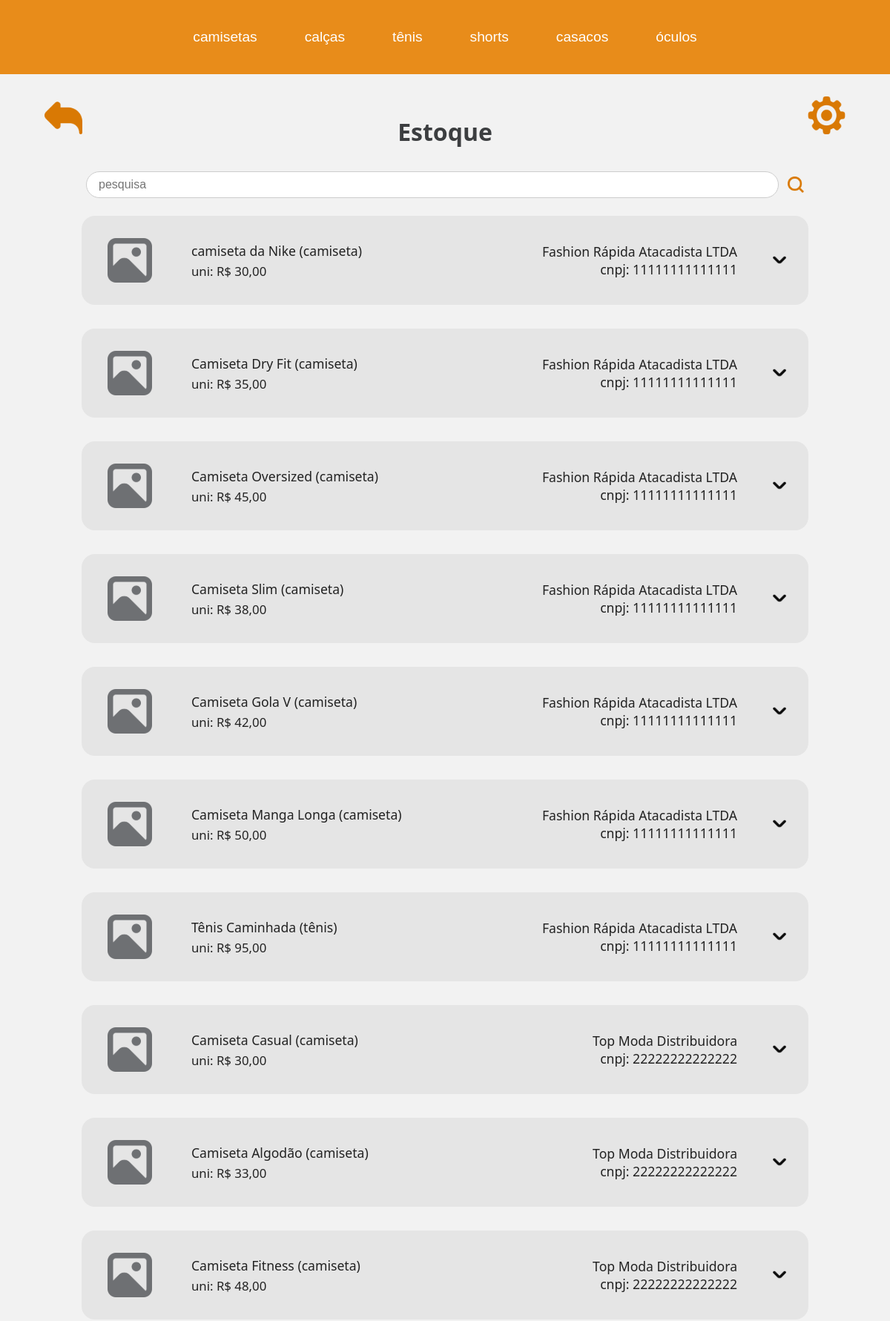
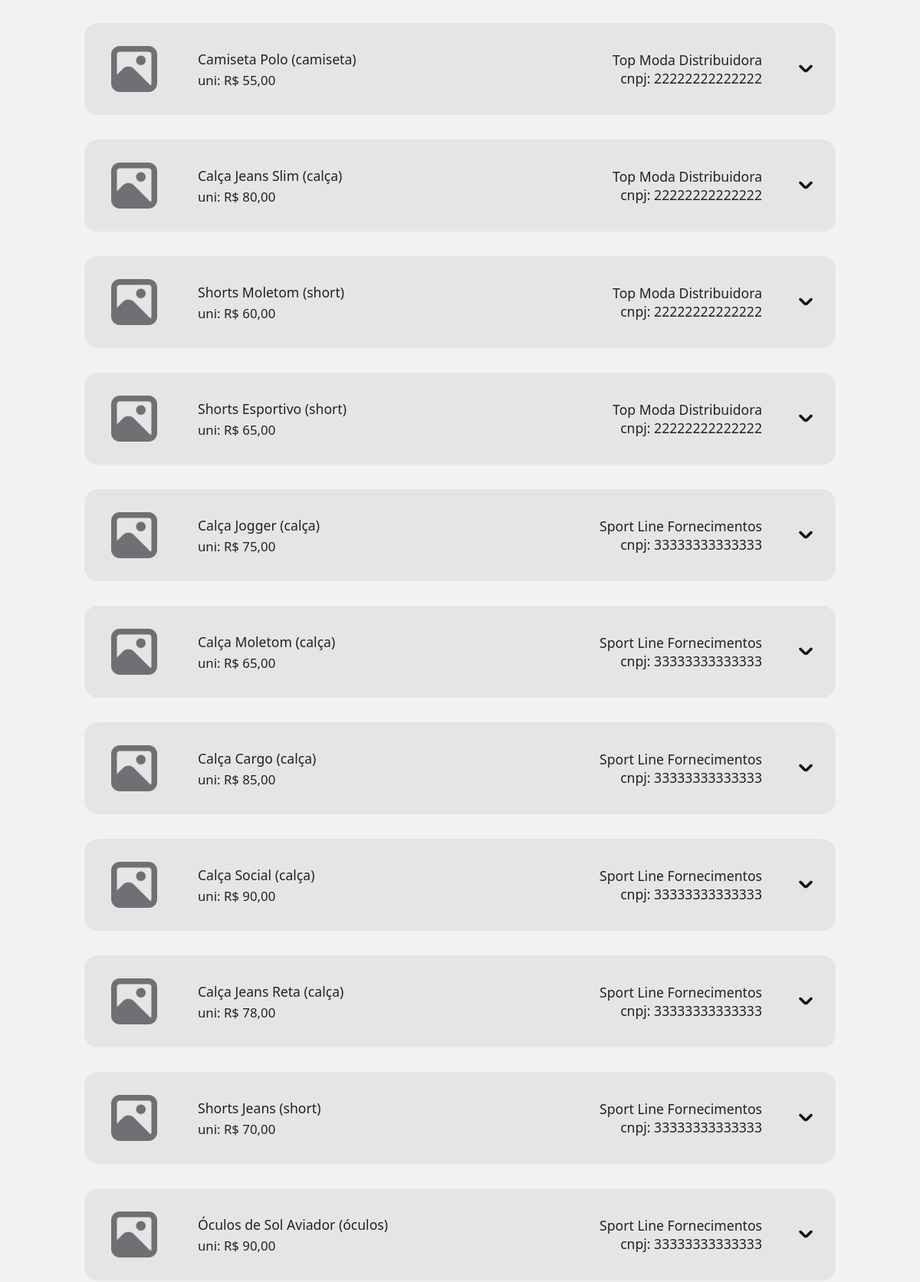
Page /paginas/estoque.php (upper part) on the committed database (2 pictures, top to bottom).
### tables this page shows
CREATE TABLE IF NOT EXISTS produto (
  idproduto INT NOT NULL AUTO_INCREMENT,
  nome VARCHAR(200) NOT NULL,
  quantidade_estoque INT NOT NULL,
  preco_uni DOUBLE NOT NULL,
  cor VARCHAR(45) NOT NULL,
  idtipo_produto INT NOT NULL,
  PRIMARY KEY (idproduto),
  FOREIGN KEY (idtipo_produto) REFERENCES tipo_produto(idtipo_produto)
);

CREATE TABLE IF NOT EXISTS tipo_produto(
  idtipo_produto INT NOT NULL AUTO_INCREMENT,
  tipo VARCHAR(100) NOT NULL,
  PRIMARY KEY (idtipo_produto)
);

CREATE TABLE IF NOT EXISTS fornecedor(
  idfornecedor INT NOT NULL AUTO_INCREMENT,
  nome VARCHAR(200) NOT NULL,
  cnpj VARCHAR(15) NOT NULL,
  PRIMARY KEY (idfornecedor)
);

### paginas/estoque.php (the view, shortened to what this page needs)
<!DOCTYPE html>
<html lang="pt-br">
<head>
    <link rel="stylesheet" href="../assets/css/style.css">
    <link rel="stylesheet" href="../assets/css/headerStyle.css">
    <link rel="stylesheet" href="../assets/css/estoqueStyle.css">
</head>
<body>
    <?php include 'header.php'; ?>
    <div class="settings-icon left">
        <a href="home.php"><img src="../assets/img/voltar.svg" alt="Voltar"></a>
    </div>
    <div class="settings-icon right">
        <a href="/Loja-de-roupa/index.php"><img src="/Loja-de-roupa/assets/img/gear.svg" alt="Configurações"></a>
    </div>
    <div class="estoque-container">
        <div class="estoque-header">
            <div class="estoque-title">Estoque</div>
        </div>
        <form class="estoque-search">
            <input type="text" placeholder="pesquisa" name="pesquisa">
            <button type="submit" class="estoque-search-btn"><img src="../assets/img/lupa.svg" alt="Buscar"></button>
        </form>
        <div class="estoque-lista">
            <?php
            include_once '../db/conexao.php';
            $where = '';
            $sql = "SELECT produto.nome AS nome_p,
                            tipo_produto.tipo,
                            produto.preco_uni,
                            fornecedor.nome AS nome_f,
                            fornecedor.cnpj
                            FROM produto
                            JOIN tipo_produto ON produto.idtipo_produto = tipo_produto.idtipo_produto
                            JOIN produtos_fornecidos pf ON produto.idproduto = pf.idproduto
                            JOIN fornecedor ON pf.idfornecedor = fornecedor.idfornecedor $where";
            $result = mysqli_query($conn, $sql);
            if ($result && mysqli_num_rows($result) > 0) {
                while ($row = mysqli_fetch_assoc($result)) {
            ?>
            <div class="estoque-card">
                <div class="estoque-card-img">
                    <img src="../assets/img/prod_img.svg" alt="Produto">
                </div>
                <div class="estoque-card-info">
                    <div class="estoque-card-title"><?php echo $row['nome_p'] . ' (' . $row['tipo'] . ')'; ?></div>
                    <div class="estoque-card-preco">uni: R$ <?php echo number_format($row['preco_uni'], 2, ',', '.'); ?></div>
                </div>
                <div class="estoque-card-fornecedor">
                    <?php echo $row['nome_f']; ?><br>
                    <span class="estoque-card-cnpj">cnpj: <?php echo $row['cnpj']; ?></span>
                </div>
                <div class="estoque-card-actions">
                    <img src="../assets/img/drop.svg" alt="Mais opções" class="dropdown">
                </div>
            </div>
            <?php
                }
            } else {
                echo "<p style='margin: 20px;'>Nenhum produto encontrado.</p>";
            }
            ?>
        </div>
    </div>
</body>
</html>

### assets/css/style.css (style rules this page uses)
body { margin: 0; padding: 0; background: #F2F2F2; font-family: 'Segoe UI', Arial, sans-serif; }
.settings-icon { position: absolute; top: 72px; z-index: 3; }
.settings-icon img { width: 51px; height: 51px; cursor: pointer; }
.settings-icon.left { left: 60px; }
.settings-icon.right { right: 60px; }

### assets/css/estoqueStyle.css (style rules this page uses)
.estoque-container { padding: 32px 48px; height: 100vh; box-sizing: border-box; overflow-y: auto; position: relative; }
.estoque-header { display: flex; align-items: center; justify-content: space-between; position: relative; }
.estoque-title { font-size: 2rem; font-weight: bold; margin: 0 auto; color: #3C3E40 !important; }
.estoque-search { margin: 32px 0 24px 0; display: flex; align-items: center; gap: 8px; justify-content: center; }
.estoque-search input { width: 900px; max-width: 100%; padding: 8px 16px; border-radius: 20px; border: 1px solid #ccc; font-size: 1rem; }
.estoque-search-btn { background: none; border: none; cursor: pointer; padding: 0 0 0 4px; display: flex; align-items: center; }
.estoque-search-btn img { width: 22px; }
.estoque-lista { display: flex; flex-direction: column; gap: 32px; align-items: center; }
.estoque-card { display: flex; align-items: center; background: #e5e5e5; border-radius: 18px; padding: 8px 25px; width: 980px; max-width: 100%; min-height: 120px; box-sizing: border-box; gap: 25px; }
.estoque-card-img { border-radius: 12px; width: 80px; height: 80px; display: flex; align-items: center; justify-content: center; }
.estoque-card-img img { width: 60px; }
.estoque-card-info { display: flex; flex-direction: column; justify-content: center; flex: 1; margin-left: 18px; }
.estoque-card-title, .estoque-card-fornecedor { font-size: 1.1rem; font-weight: 500; color: #222; }
.estoque-card-preco { font-size: 1.05rem; color: #222; margin-top: 4px; }
.estoque-card-fornecedor { min-width: 220px; text-align: right; margin-right: 18px; }
.estoque-card-actions { display: flex; align-items: center; justify-content: flex-end; }
.estoque-card-cnpj { font-weight: normal; }
.estoque-card-actions .dropdown { width: 28px; vertical-align: middle; cursor: pointer; }
.settings-icon { top: 130px; }

### rows in the picture
produto: nome "camiseta da Nike", idtipo_produto.tipo "camiseta", preco_uni "30,00", fornecedor.nome "Fashion Rápida Atacadista LTDA", fornecedor.cnpj "11111111111111"
produto: nome "Camiseta Dry Fit", idtipo_produto.tipo "camiseta", preco_uni "35,00", fornecedor.nome "Fashion Rápida Atacadista LTDA", fornecedor.cnpj "11111111111111"
produto: nome "Camiseta Oversized", idtipo_produto.tipo "camiseta", preco_uni "45,00", fornecedor.nome "Fashion Rápida Atacadista LTDA", fornecedor.cnpj "11111111111111"
produto: nome "Camiseta Slim", idtipo_produto.tipo "camiseta", preco_uni "38,00", fornecedor.nome "Fashion Rápida Atacadista LTDA", fornecedor.cnpj "11111111111111"
produto: nome "Camiseta Gola V", idtipo_produto.tipo "camiseta", preco_uni "42,00", fornecedor.nome "Fashion Rápida Atacadista LTDA", fornecedor.cnpj "11111111111111"
produto: nome "Camiseta Manga Longa", idtipo_produto.tipo "camiseta", preco_uni "50,00", fornecedor.nome "Fashion Rápida Atacadista LTDA", fornecedor.cnpj "11111111111111"
produto: nome "Tênis Caminhada", idtipo_produto.tipo "tênis", preco_uni "95,00", fornecedor.nome "Fashion Rápida Atacadista LTDA", fornecedor.cnpj "11111111111111"
produto: nome "Camiseta Casual", idtipo_produto.tipo "camiseta", preco_uni "30,00", fornecedor.nome "Top Moda Distribuidora", fornecedor.cnpj "22222222222222"
produto: nome "Camiseta Algodão", idtipo_produto.tipo "camiseta", preco_uni "33,00", fornecedor.nome "Top Moda Distribuidora", fornecedor.cnpj "22222222222222"
produto: nome "Camiseta Fitness", idtipo_produto.tipo "camiseta", preco_uni "48,00", fornecedor.nome "Top Moda Distribuidora", fornecedor.cnpj "22222222222222"
produto: nome "Camiseta Polo", idtipo_produto.tipo "camiseta", preco_uni "55,00", fornecedor.nome "Top Moda Distribuidora", fornecedor.cnpj "22222222222222"
produto: nome "Calça Jeans Slim", idtipo_produto.tipo "calça", preco_uni "80,00", fornecedor.nome "Top Moda Distribuidora", fornecedor.cnpj "22222222222222"
produto: nome "Shorts Moletom", idtipo_produto.tipo "short", preco_uni "60,00", fornecedor.nome "Top Moda Distribuidora", fornecedor.cnpj "22222222222222"
produto: nome "Shorts Esportivo", idtipo_produto.tipo "short", preco_uni "65,00", fornecedor.nome "Top Moda Distribuidora", fornecedor.cnpj "22222222222222"
produto: nome "Calça Jogger", idtipo_produto.tipo "calça", preco_uni "75,00", fornecedor.nome "Sport Line Fornecimentos", fornecedor.cnpj "33333333333333"
produto: nome "Calça Moletom", idtipo_produto.tipo "calça", preco_uni "65,00", fornecedor.nome "Sport Line Fornecimentos", fornecedor.cnpj "33333333333333"
produto: nome "Calça Cargo", idtipo_produto.tipo "calça", preco_uni "85,00", fornecedor.nome "Sport Line Fornecimentos", fornecedor.cnpj "33333333333333"
produto: nome "Calça Social", idtipo_produto.tipo "calça", preco_uni "90,00", fornecedor.nome "Sport Line Fornecimentos", fornecedor.cnpj "33333333333333"
produto: nome "Calça Jeans Reta", idtipo_produto.tipo "calça", preco_uni "78,00", fornecedor.nome "Sport Line Fornecimentos", fornecedor.cnpj "33333333333333"
produto: nome "Shorts Jeans", idtipo_produto.tipo "short", preco_uni "70,00", fornecedor.nome "Sport Line Fornecimentos", fornecedor.cnpj "33333333333333"
produto: nome "Óculos de Sol Aviador", idtipo_produto.tipo "óculos", preco_uni "90,00", fornecedor.nome "Sport Line Fornecimentos", fornecedor.cnpj "33333333333333"
